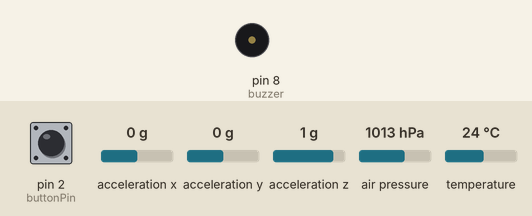
A sketch run on a simulated Arduino Uno, built with avr-gcc and run on an emulated ATmega328P. Shown: buzzer (waves = sounding). Wiring (inferred from the names in the program): ADXL345 accelerometer at I2C address 0x53. Inputs (shaded band) come from the test bench; at power-on: pin 2 (buttonPin) HIGH, acceleration x 0 g, acceleration y 0 g, acceleration z 1 g, air pressure 1013 hPa, temperature 24 °C. Storage starts empty.

Above: at 1.2 s.
1.3 s: pin 2 (buttonPin) pulled LOW for 3.2 s
At 5.76 s:
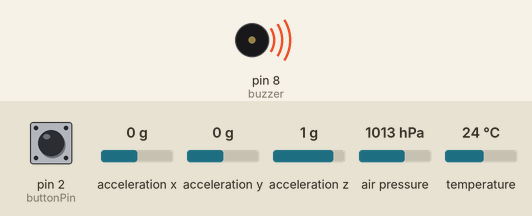
Timing chart, 0 to 13.5 s (numbered marks = the images above; inputs shaded):
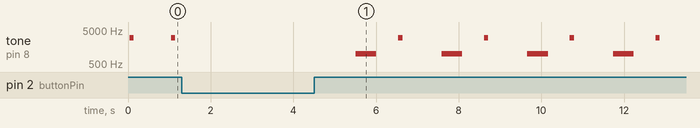

Measured:
- by itself, tone on pin 8 (buzzer): repeats every 2.1 s: silent 0.53 s, 3000 Hz 0.10 s, silent 0.94 s, 1000 Hz 0.50 s

The sketch:

FlightController.ino
```cpp
#include <Wire.h>
#include "MS5611.h"
#include <SD.h>

// Accelerometer
const int ADXL345 = 0x53;
float xOut, yOut, zOut;

// Barometer
MS5611 MS5611(0x77);
float altitude;
float zeroAltitude;
float pressure;
float temperature;

// SD Card
const int chipSelect = 4;

// Log
File logFile;
int logNumber = 0;

// Buzzer
const int buzzer = 8;

// Button
const int buttonPin = 2;
bool recording = false;
bool buttonPressed = false;
float holdStartTime = 0;
float holdTimeNeeded = 1000;

void setup() {
  // put your setup code here, to run once:
  Serial.begin(9600);
  Wire.begin();

  pinMode(buzzer, OUTPUT);
  pinMode(buttonPin, INPUT);

  // Accelerometer setup
  setupADXL345();
  calibrateADXL345();

  // Barometer
  setupMS5611();

  setupSDCard();

  // Successful
  tone(buzzer, 3000, 100);
}

void setupSDCard()
{
  if (!SD.begin(chipSelect)) {
    Serial.println("Failed to initialize SD card");
    while (true)
    {
      errorBeep();
    }
  }
}

void createNewLogFile()
{
  // Iterate over logs to find a free filename
  while (true)
  {
    if(SD.exists(String(logNumber) + ".csv"))
    {
      logNumber += 1;
    }
    else
    {
      logFile = SD.open(String(logNumber) + ".csv", FILE_WRITE);
      break;
    }
  }
}

void setupMS5611()
{
  if (!MS5611.begin()) {
    Serial.println("Failed to initialize MS5611 sensor");
    while (true)
    {
      errorBeep();
    }
  }
  MS5611.reset(1);
}

void setupADXL345()
{
  Wire.beginTransmission(ADXL345);
  Wire.write(0x2D);
  Wire.write(8);
  Wire.endTransmission();
  delay(10);
}

void calibrateADXL345()
{
  Wire.beginTransmission(ADXL345);
  Wire.write(0x20); // Offset register
  Wire.write(7); // Calibrate = -Round((RealValue - 256) / 4);
  Wire.endTransmission();
  delay(10);
}

void loop() {
  readAccelerometer();
  readMS5611();
  readButtonState();
  tryLog();

  delay(20);
}

void tryLog()
{
  if(!recording) return;
  if(!logFile) return;

  logFile.print(millis());
  logFile.print(",");
  logFile.print(pressure);
  logFile.print(",");
  logFile.print(altitude - zeroAltitude);
  logFile.print(",");
  logFile.print(temperature);
  logFile.print(",");
  logFile.print(xOut);
  logFile.print(",");
  logFile.print(yOut);
  logFile.print(",");
  logFile.println(zOut);
}

void errorBeep()
{
  tone(buzzer, 1000, 50);
  delay(100);
  tone(buzzer, 1000, 50);
  delay(1000);
}

void readButtonState()
{
  if (digitalRead(buttonPin) == LOW)
  {
    resetButton();
    return;
  }

  if(digitalRead(buttonPin) == HIGH && buttonPressed == false)
  {
    // Start hold
    buttonPressed = true;
    holdStartTime = millis();
  }

  // Check if held down for for long enough
  if(buttonPressed && millis() - holdStartTime >= holdTimeNeeded)
  {
    resetButton();

    if(recording)
    {
      stopRecording();
    }
    else
    {
      zeroAltitude = altitude;
      startRecording();
    }
  }
}

void resetButton()
{
  buttonPressed = false;
  holdStartTime = millis();
}

void startRecording()
{
  recording = true;

  tone(buzzer, 3000, 100);

  createNewLogFile();
  if (logFile)
  {
    logFile.println("Zeit (ms),Druck (hPa),Höhe (m),Temperatur (C),GX,GY,GZ");
  }
}

void stopRecording()
{
  recording = false;

  tone(buzzer, 1000, 500);

  if (logFile)
  {
    logFile.close();
  }
}

void readMS5611()
{
  MS5611.read();
  altitude = MS5611.getAltitude();
  pressure = MS5611.getPressure();
  temperature = MS5611.getTemperature();
}

void readAccelerometer()
{
  Wire.beginTransmission(ADXL345);
  Wire.write(0x32);
  Wire.endTransmission(false);
  Wire.requestFrom(ADXL345, 6, true);

  xOut = readAxis();
  yOut = readAxis();
  zOut = readAxis();
}

float readAxis()
{
  float value = (Wire.read() | Wire.read() << 8);
  return value / 32;
}
```
